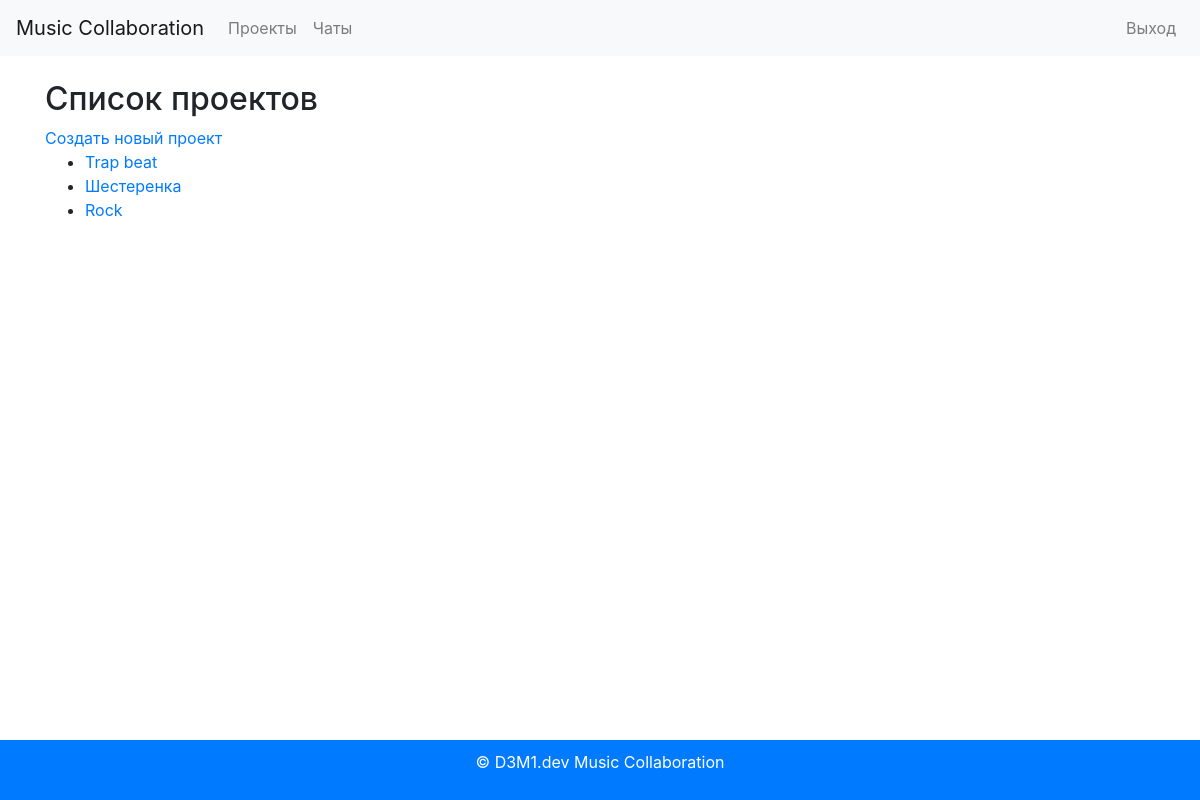
Page /projects/ (signed in) on the committed database.
### projects/models.py (models this page shows, shortened)
class Project(models.Model):
    STATUS_CHOICES = [
        ('in_progress', 'В работе'),
        ('completed', 'Завершен'),
    ]
    id = models.AutoField(primary_key=True)
    name = models.CharField(max_length=255)
    description = models.TextField()
    owner = models.ForeignKey(User, on_delete=models.CASCADE)
    created_at = models.DateTimeField(auto_now_add=True)
    updated_at = models.DateTimeField(auto_now=True)
    status = models.CharField(max_length=50, choices=STATUS_CHOICES)
    sequencer_data = models.JSONField(default=dict, blank=True)  # Для хранения данных секвенсора

### projects/views.py (the view)
# urls.py: path('', ProjectListView.as_view(), name='project_list'),
@method_decorator(login_required, name='dispatch')
class ProjectListView(View):
    def get(self, request):
        projects = Project.objects.all()
        return render(request, 'projects/project_list.html', {'projects': projects})

### projects/templates/projects/project_list.html (shortened to what this page needs)
{% extends 'base.html' %}
{% block content %}
<h2>Список проектов</h2>
<a href="{% url 'projects:project_create' %}">Создать новый проект</a>
<ul>
    {% for project in projects %}
        <li><a href="{% url 'projects:project_detail' project.id %}">{{ project.name }}</a></li>
    {% endfor %}
</ul>
{% endblock %}

### static/css/styles.css (style rules this page uses)
body { font-family: Arial, sans-serif; margin: 0; padding: 0; }
a { text-decoration: none; }

### rows in the picture
Project: name "Trap beat"
Project: name "Шестеренка"
Project: name "Rock"
